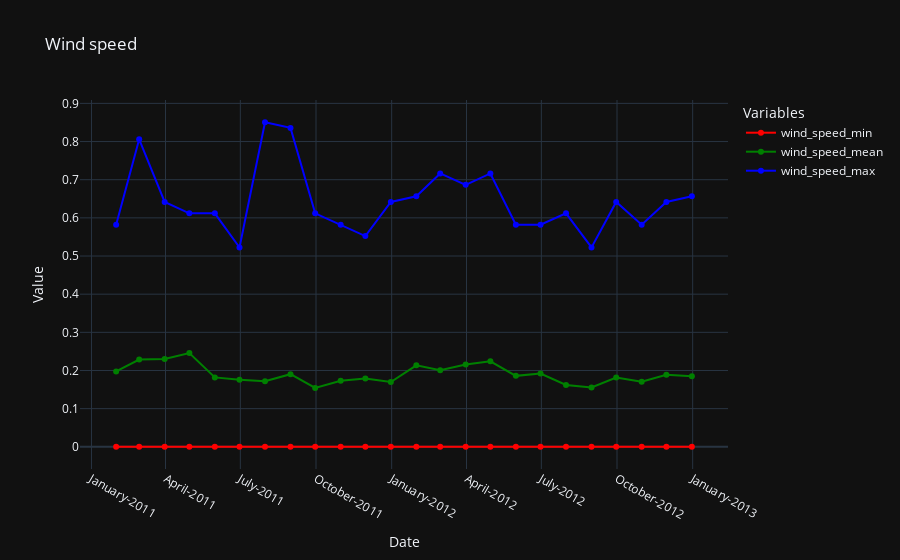

The cell this chart's notebook holds for it:
### Code cell
# Wind speed
fig = px.line(ndf, x='date', y=['wind_speed_min', 'wind_speed_mean', 'wind_speed_max'], 
              title = 'Wind speed',
              color_discrete_sequence=['red', 'green', 'blue'],
              labels=labels,
              )
fig.update_traces(mode='markers+lines')
fig.update_layout(xaxis=dict(tickformat="%B-%Y"), 
                  template = "plotly_dark",
                  )
fig.show()

### Figure 1 — Plotly figure (JSON) as saved in the notebook; plotly's stock layout.template omitted (floating-point values rounded to 4 significant figures)
{"data": [{"hovertemplate": "Variables=wind_speed_min<br>Date=%{x}<br>Value=%{y}<extra></extra>", "legendgroup": "wind_speed_min", "line": {"color": "red", "dash": "solid"}, "marker": {"symbol": "circle"}, "mode": "markers+lines", "name": "wind_speed_min", "orientation": "v", "showlegend": true, "type": "scatter", "x": ["2011-01-31T00:00:00", "2011-02-28T00:00:00", "2011-03-31T00:00:00", "2011-04-30T00:00:00", "2011-05-31T00:00:00", "2011-06-30T00:00:00", "2011-07-31T00:00:00", "2011-08-31T00:00:00", "2011-09-30T00:00:00", "2011-10-31T00:00:00", "2011-11-30T00:00:00", "2011-12-31T00:00:00", "2012-01-31T00:00:00", "2012-02-29T00:00:00", "2012-03-31T00:00:00", "2012-04-30T00:00:00", "2012-05-31T00:00:00", "2012-06-30T00:00:00", "2012-07-31T00:00:00", "2012-08-31T00:00:00", "2012-09-30T00:00:00", "2012-10-31T00:00:00", "2012-11-30T00:00:00", "2012-12-31T00:00:00"], "xaxis": "x", "y": [0, 0, 0, 0, 0, 0, 0, 0, 0, 0, 0, 0, 0, 0, 0, 0, 0, 0, 0, 0, 0, 0, 0, 0], "yaxis": "y"}, {"hovertemplate": "Variables=wind_speed_mean<br>Date=%{x}<br>Value=%{y}<extra></extra>", "legendgroup": "wind_speed_mean", "line": {"color": "green", "dash": "solid"}, "marker": {"symbol": "circle"}, "mode": "markers+lines", "name": "wind_speed_mean", "orientation": "v", "showlegend": true, "type": "scatter", "x": ["2011-01-31T00:00:00", "2011-02-28T00:00:00", "2011-03-31T00:00:00", "2011-04-30T00:00:00", "2011-05-31T00:00:00", "2011-06-30T00:00:00", "2011-07-31T00:00:00", "2011-08-31T00:00:00", "2011-09-30T00:00:00", "2011-10-31T00:00:00", "2011-11-30T00:00:00", "2011-12-31T00:00:00", "2012-01-31T00:00:00", "2012-02-29T00:00:00", "2012-03-31T00:00:00", "2012-04-30T00:00:00", "2012-05-31T00:00:00", "2012-06-30T00:00:00", "2012-07-31T00:00:00", "2012-08-31T00:00:00", "2012-09-30T00:00:00", "2012-10-31T00:00:00", "2012-11-30T00:00:00", "2012-12-31T00:00:00"], "xaxis": "x", "y": [0.1974, 0.2288, 0.2299, 0.2457, 0.1819, 0.1758, 0.172, 0.1904, 0.1543, 0.173, 0.1789, 0.1699, 0.2135, 0.2009, 0.2154, 0.2239, 0.1859, 0.192, 0.1622, 0.1554, 0.1815, 0.1705, 0.1888, 0.185], "yaxis": "y"}, {"hovertemplate": "Variables=wind_speed_max<br>Date=%{x}<br>Value=%{y}<extra></extra>", "legendgroup": "wind_speed_max", "line": {"color": "blue", "dash": "solid"}, "marker": {"symbol": "circle"}, "mode": "markers+lines", "name": "wind_speed_max", "orientation": "v", "showlegend": true, "type": "scatter", "x": ["2011-01-31T00:00:00", "2011-02-28T00:00:00", "2011-03-31T00:00:00", "2011-04-30T00:00:00", "2011-05-31T00:00:00", "2011-06-30T00:00:00", "2011-07-31T00:00:00", "2011-08-31T00:00:00", "2011-09-30T00:00:00", "2011-10-31T00:00:00", "2011-11-30T00:00:00", "2011-12-31T00:00:00", "2012-01-31T00:00:00", "2012-02-29T00:00:00", "2012-03-31T00:00:00", "2012-04-30T00:00:00", "2012-05-31T00:00:00", "2012-06-30T00:00:00", "2012-07-31T00:00:00", "2012-08-31T00:00:00", "2012-09-30T00:00:00", "2012-10-31T00:00:00", "2012-11-30T00:00:00", "2012-12-31T00:00:00"], "xaxis": "x", "y": [0.5821, 0.806, 0.6418, 0.6119, 0.6119, 0.5224, 0.8507, 0.8358, 0.6119, 0.5821, 0.5522, 0.6418, 0.6567, 0.7164, 0.6866, 0.7164, 0.5821, 0.5821, 0.6119, 0.5224, 0.6418, 0.5821, 0.6418, 0.6567], "yaxis": "y"}], "layout": {"legend": {"title": {"text": "Variables"}, "tracegroupgap": 0}, "title": {"text": "Wind speed"}, "xaxis": {"anchor": "y", "domain": [0, 1], "tickformat": "%B-%Y", "title": {"text": "Date"}}, "yaxis": {"anchor": "x", "domain": [0, 1], "title": {"text": "Value"}}}}
